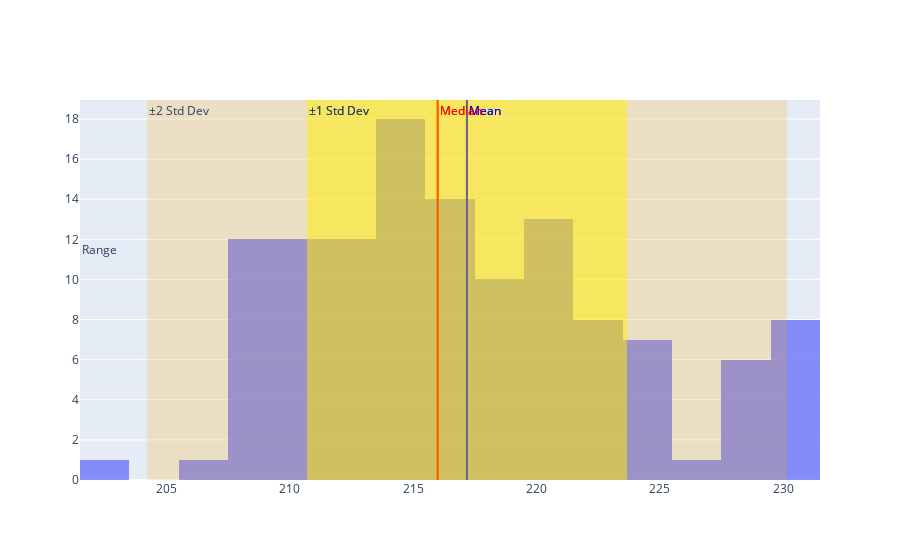

Notebook code cell kept with this figure:
### Code cell
fig.add_hrect(y0=0, y1=flipper_lengths.value_counts().max(), x0=min_length, x1=max_length,
                  fillcolor='green', opacity=0.2, line_width=0, annotation_text='Range', annotation_position='top left')

### Figure 1 — Plotly figure (JSON) as saved in the notebook; plotly's stock layout.template omitted (floating-point values rounded to 4 significant figures)
{"data": [{"name": "Gentoo Flipper Length", "opacity": 0.75, "type": "histogram", "x": [211, 230, 210, 218, 215, 210, 211, 219, 209, 215, 214, 216, 214, 213, 210, 217, 210, 221, 209, 222, 218, 215, 213, 215, 215, 215, 216, 215, 210, 220, 222, 209, 207, 230, 220, 220, 213, 219, 208, 208, 208, 225, 210, 216, 222, 217, 210, 225, 213, 215, 210, 220, 210, 225, 217, 220, 208, 220, 208, 224, 208, 221, 214, 231, 219, 230, 214, 229, 220, 223, 216, 221, 221, 217, 216, 230, 209, 220, 215, 223, 212, 221, 212, 224, 212, 228, 218, 218, 212, 230, 218, 228, 212, 224, 214, 226, 216, 222, 203, 225, 219, 228, 215, 228, 216, 215, 210, 219, 208, 209, 216, 229, 213, 230, 217, 230, 217, 222, 214, 215, 222, 212, 213]}], "layout": {"annotations": [{"font": {"color": "blue"}, "showarrow": false, "text": "Mean", "x": 217.2, "xanchor": "left", "xref": "x", "y": 1, "yanchor": "top", "yref": "y domain"}, {"font": {"color": "red"}, "showarrow": false, "text": "Median", "x": 216, "xanchor": "left", "xref": "x", "y": 1, "yanchor": "top", "yref": "y domain"}, {"showarrow": false, "text": "±1 Std Dev", "x": 210.7, "xanchor": "left", "xref": "x", "y": 1, "yanchor": "top", "yref": "y domain"}, {"font": {"color": "blue"}, "showarrow": false, "text": "Mean", "x": 217.2, "xanchor": "left", "xref": "x", "y": 1, "yanchor": "top", "yref": "y domain"}, {"font": {"color": "red"}, "showarrow": false, "text": "Median", "x": 216, "xanchor": "left", "xref": "x", "y": 1, "yanchor": "top", "yref": "y domain"}, {"showarrow": false, "text": "±1 Std Dev", "x": 210.7, "xanchor": "left", "xref": "x", "y": 1, "yanchor": "top", "yref": "y domain"}, {"showarrow": false, "text": "±2 Std Dev", "x": 204.2, "xanchor": "left", "xref": "x", "y": 1, "yanchor": "top", "yref": "y domain"}, {"showarrow": false, "text": "Range", "x": 0, "xanchor": "left", "xref": "x domain", "y": 12, "yanchor": "top", "yref": "y"}], "shapes": [{"line": {"color": "blue", "width": 2}, "type": "line", "x0": 217.2, "x1": 217.2, "xref": "x", "y0": 0, "y1": 1, "yref": "y domain"}, {"line": {"color": "red", "width": 2}, "type": "line", "x0": 216, "x1": 216, "xref": "x", "y0": 0, "y1": 1, "yref": "y domain"}, {"fillcolor": "yellow", "line": {"width": 0}, "opacity": 0.3, "type": "rect", "x0": 210.7, "x1": 223.7, "xref": "x", "y0": 0, "y1": 1, "yref": "y domain"}, {"line": {"color": "blue", "width": 2}, "type": "line", "x0": 217.2, "x1": 217.2, "xref": "x", "y0": 0, "y1": 1, "yref": "y domain"}, {"line": {"color": "red", "width": 2}, "type": "line", "x0": 216, "x1": 216, "xref": "x", "y0": 0, "y1": 1, "yref": "y domain"}, {"fillcolor": "yellow", "line": {"width": 0}, "opacity": 0.3, "type": "rect", "x0": 210.7, "x1": 223.7, "xref": "x", "y0": 0, "y1": 1, "yref": "y domain"}, {"fillcolor": "orange", "line": {"width": 0}, "opacity": 0.2, "type": "rect", "x0": 204.2, "x1": 230.2, "xref": "x", "y0": 0, "y1": 1, "yref": "y domain"}, {"fillcolor": "green", "line": {"width": 0}, "opacity": 0.2, "type": "rect", "x0": 203, "x1": 231, "xref": "x domain", "y0": 0, "y1": 12, "yref": "y"}]}}
